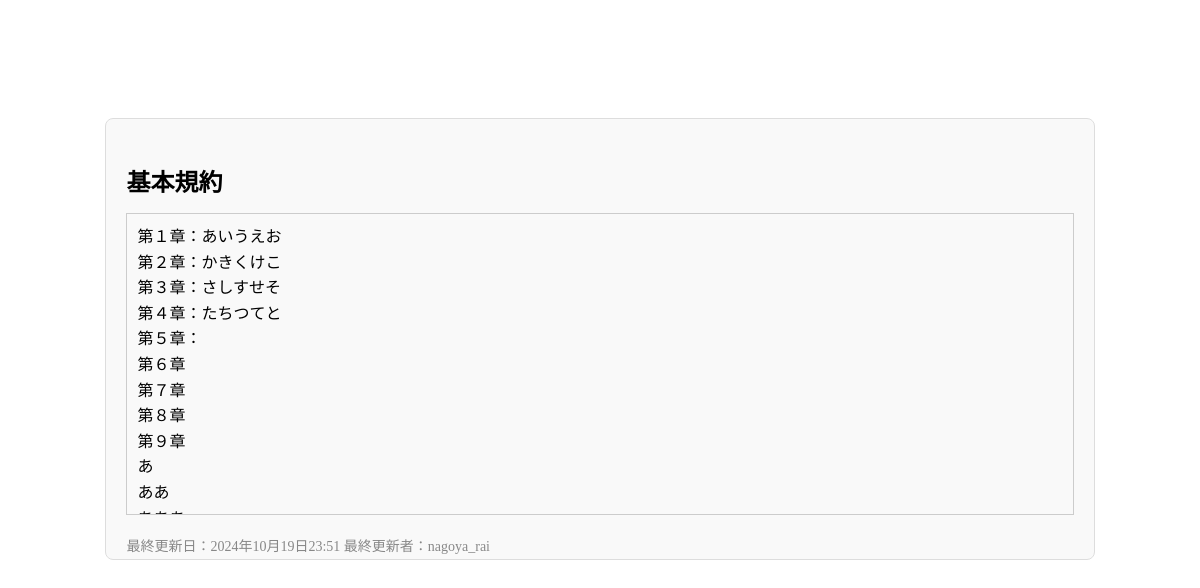
The app's page /kiyaku/ with its own data.
### accounts/models.py (models this page shows, shortened)
class Kiyaku(models.Model):
    kiyakuName = models.CharField(verbose_name='規約名称', unique=True, max_length=10)
    kiyakuContent = models.TextField(verbose_name='規約内容',blank=True)
    updated_at = models.DateTimeField(verbose_name=_('最終更新時間'), auto_now=True)
    lastUpdater = models.ForeignKey(User,verbose_name='最終更新者',on_delete=models.CASCADE,blank=True,related_name='last_update_user')

class User(AbstractBaseUser, PermissionsMixin):
    account_id = models.CharField(
        verbose_name=_("アカウント名"),
        unique=True,
        max_length=10,
    )
    email = models.EmailField(
        verbose_name=_("メールアドレス"),
        unique=True,
    )
    first_name = models.CharField(
        verbose_name=_("姓"),
        max_length=150,
        null=True,
        blank=True,
    )
    last_name = models.CharField(
        verbose_name=_("名"),
        max_length=150,
        null=True,
        blank=True,
    )
    rank_is_free = models.BooleanField(
        verbose_name=_("会員ランク"),
        help_text="無料会員ならTrue、デフォルトは無料会員",
        default=True,
    )
    birth_date = models.DateField(
        verbose_name=_("誕生日"),
        blank=True,
        null=True,
    )
    is_superuser = models.BooleanField(
        verbose_name=_("管理者かどうか"),
        default=False,
    )
    is_staff = models.BooleanField(
        verbose_name=_('staff status'),
        default=False,
    )
    is_active = models.BooleanField(
        verbose_name=_('active'),
        default=True,
    )
    created_at = models.DateTimeField(
        verbose_name=_("作成日"),
        auto_now_add=True,
    )
    updated_at = models.DateTimeField(
        verbose_name=_("更新日"),
        auto_now=True,
    )
    favorite_shop = models.ManyToManyField(
        Shop,
        verbose_name=_('お気に入り店舗'),
        blank=True,
        related_name='related_favorite_shop',
    )
    shop_review_comment = models.ForeignKey(
        Shop,
        verbose_name=_('レビューコメント'),
        blank=True,
        null=True,
        on_delete=models.CASCADE,
        related_name='related_shop_review_comment',
    )
    objects = UserManager()
    USERNAME_FIELD = 'account_id' # ログイン時、ユーザー名の代わりにaccount_idを使用
    REQUIRED_FIELDS = ['email']  # スーパーユーザー作成時にemailも設定する
    def __str__(self):
        return self.account_id

### accounts/views.py (the view, shortened to what this page needs)
# urls.py: path('kiyaku/', views.kiyaku.as_view(), name='kiyaku'),
class kiyaku(TemplateView):
    model = Kiyaku
    template_name = 'accounts/kiyaku.html'
    def get_context_data(self, **kwargs):
        context = super().get_context_data(**kwargs)
        context['original_kiyaku'] = Kiyaku.objects.get(kiyakuName='基本規約')
        context['style_css_date'] = get_modified_date('css/kiyaku2.css')
        context['style_js_date'] = get_modified_date('js/kiyaku.js')
        return context

### accounts/views.py (called while the page is built)
def get_modified_date(filepath):
    try:
        static_file_path = static(filepath)
        base_dir = settings.BASE_DIR
        static_file_url = os.path.join(base_dir, *static_file_path.split("/"))
        modified_serial_time = os.path.getmtime(static_file_url)
        modified_date = datetime.fromtimestamp(modified_serial_time).strftime("%Y%m%d%H%M%S")
        return modified_date
    except:
        return ''

### templates/accounts/kiyaku.html (shortened to what this page needs)
{% extends 'base.html' %}
{% load static %}
{% block content %}
<body>
    <div id="kiyaku">
        <h3>{{ original_kiyaku.kiyakuName }}</h3>
        <div class="kiyaku-content">
            {{ original_kiyaku.kiyakuContent | linebreaksbr }}
        </div>
        <p class="update-info">
            最終更新日：{{ original_kiyaku.updated_at }} 最終更新者：{{ original_kiyaku.lastUpdater }}
        </p>
    </div>
</body>
<link rel="stylesheet" href="{% static 'css/kiyaku2.css' %}{% if style_css_date %}?={{ style_css_date }}{% endif %}">
{% endblock %}

### static/css/kiyaku2.css (style rules this page uses)
#kiyaku { padding: 20px; background-color: #f9f9f9; border: 1px solid #ddd; border-radius: 8px; width: 80%; height: 400px; margin: 20px auto; }
#kiyaku h3 { font-size: 24px; font-weight: bold; margin-bottom: 15px; }
.kiyaku-content { font-size: 16px; line-height: 1.6; margin-bottom: 20px; }
.update-info { font-size: 14px; color: #888; margin-top: 10px; }
#kiyaku .kiyaku-content { max-height: 280px; overflow-y: auto; padding: 10px; border: 1px solid #ccc; background-color: #f9f9f9; }

### records on screen
Kiyaku: kiyakuName "基本規約", kiyakuContent "第１章：あいうえお 第２章：かきくけこ 第３章：さしすせそ 第４章：たちつてと 第５章： 第６章 第７章 第８章 第９章 あ ああ", updated_at "2024年10月19日23:51", lastUpdater "nagoya_rai"
